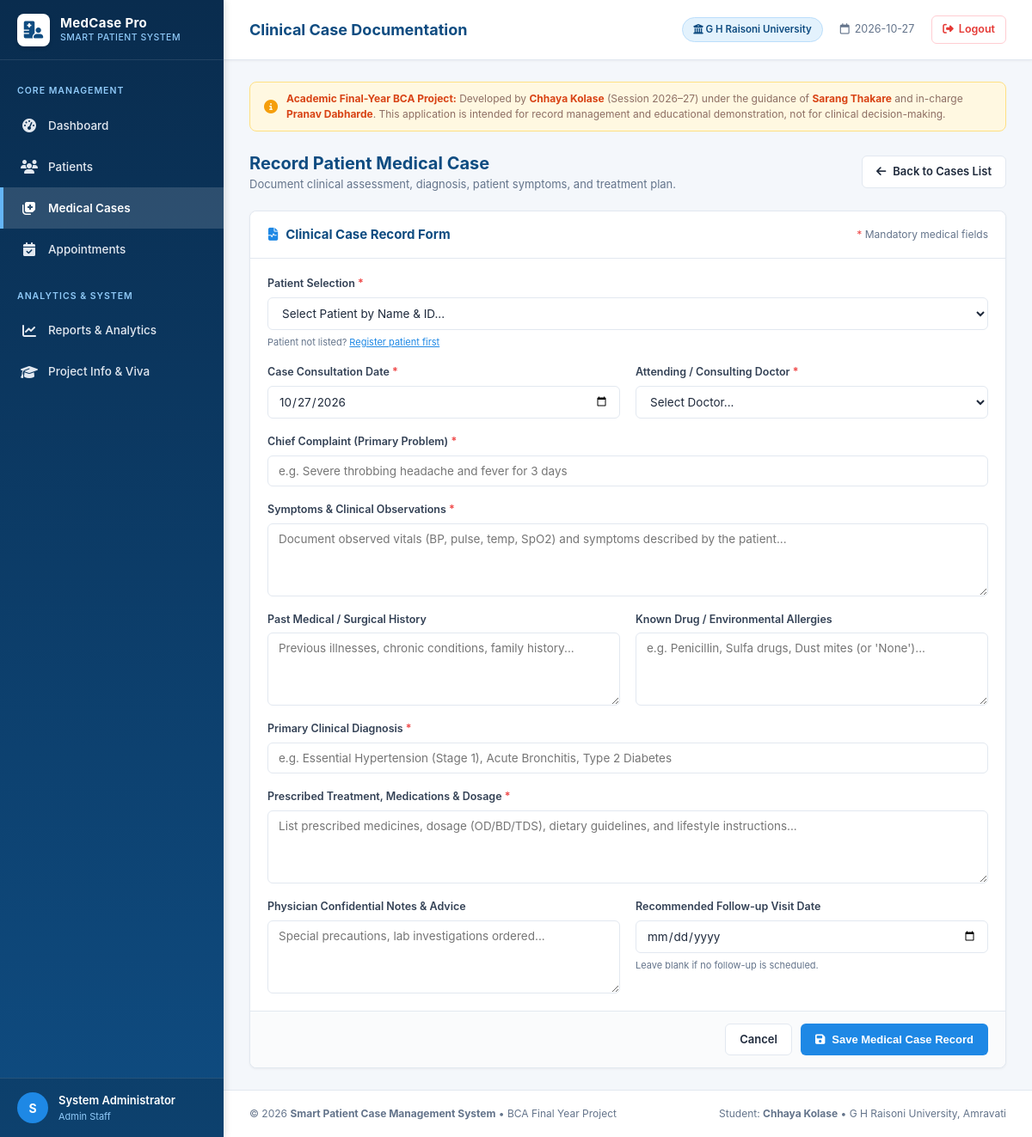
/cases/add (signed in), run on the app's committed database.
### tables this page shows
CREATE TABLE users (
    id INTEGER PRIMARY KEY AUTOINCREMENT,
    username TEXT UNIQUE NOT NULL,
    password_hash TEXT NOT NULL,
    full_name TEXT NOT NULL,
    role TEXT NOT NULL DEFAULT 'Staff',
    email TEXT,
    created_at TIMESTAMP DEFAULT CURRENT_TIMESTAMP
);

### app.py (the view, shortened to what this page needs)
@app.route("/cases/add", methods=["GET", "POST"])
@login_required
def add_case_view():
    selected_pid = request.args.get("patient_id", "").strip()
    patients_list = get_all_patients()
    doctors = get_available_doctors()
    return render_template(
        "add_case.html",
        patients=patients_list,
        doctors=doctors,
        selected_pid=selected_pid,
        form_data={},
        today_str=datetime.now().strftime("%Y-%m-%d"),
    )

### app.py (called while the page is built)
def login_required(f):
    @wraps(f)
    def decorated_function(*args, **kwargs):
        if "user_id" not in session:
            flash("Please sign in to access the Smart Patient Case Management System.", "warning")
            return redirect(url_for("login", next=request.url))
        return f(*args, **kwargs)
    return decorated_function

@app.context_processor
def inject_global_data():
    current_user = None
    if "user_id" in session:
        current_user = get_user_by_id(session["user_id"])
    return {
        "current_user": current_user,
        "current_year": datetime.now().year,
        "today_str": datetime.now().strftime("%Y-%m-%d"),
        "project_info": {
            "title": "Smart Patient Case Management System",
            "student_name": "Chhaya Kolase",
            "course": "BCA (Bachelor of Computer Applications)",
            "university": "G H Raisoni University, Amravati",
            "semester": "Semester V",
            "session": "2026–27",
            "guide": "Sarang Thakare",
            "incharge": "Pranav Dabharde",
        }
    }

### database.py (called while the page is built)
def get_db_connection():
    conn = sqlite3.connect(DB_PATH)
    conn.row_factory = sqlite3.Row
    conn.execute("PRAGMA foreign_keys = ON")
    return conn

def get_user_by_id(user_id):
    conn = get_db_connection()
    user = conn.execute(
        "SELECT * FROM users WHERE id = ?", (user_id,)
    ).fetchone()
    conn.close()
    return user

def get_all_patients(search_query=None):
    conn = get_db_connection()
    if search_query:
        pattern = f"%{search_query.strip()}%"
        patients = conn.execute(
            """
            SELECT * FROM patients
            WHERE patient_id LIKE ? OR name LIKE ? OR phone LIKE ?
            ORDER BY id DESC
            """,
            (pattern, pattern, pattern),
        ).fetchall()
    else:
        patients = conn.execute("SELECT * FROM patients ORDER BY id DESC").fetchall()
    conn.close()
    return patients

### templates/add_case.html (shortened to what this page needs)
{% extends "base.html" %}
{% block page_title %}Clinical Case Documentation{% endblock %}
{% block content %}
<div class="toolbar">
  <div>
    <h2 style="font-size: 20px; font-weight: 700; color: #0f4c81;">Record Patient Medical Case</h2>
    <p style="color: #64748b; font-size: 13px;">Document clinical assessment, diagnosis, patient symptoms, and treatment plan.</p>
  </div>
  <div>
    {% if selected_pid %}
    <a href="{{ url_for('patient_details', patient_id=selected_pid) }}" class="btn btn-secondary">
      <i class="fa-solid fa-arrow-left"></i> Return to Patient
    </a>
    {% else %}
    <a href="{{ url_for('medical_cases') }}" class="btn btn-secondary">
      <i class="fa-solid fa-arrow-left"></i> Back to Cases List
    </a>
    {% endif %}
  </div>
</div>
<div class="card" style="max-width: 900px; margin: 0 auto;">
  <div class="card-header">
    <div class="card-title">
      <i class="fa-solid fa-file-waveform" style="color: #1e88e5;"></i>
      <span>Clinical Case Record Form</span>
    </div>
    <span style="font-size: 12px; color: #64748b;"><span class="required" style="color: #ef4444;">*</span> Mandatory medical fields</span>
  </div>
  <form method="POST" action="{{ url_for('add_case_view') }}">
    <div class="card-body">
      <div class="form-grid">
        <div class="form-group form-group-full">
          <label for="patient_id">
            Patient Selection <span class="required" style="color: #ef4444;">*</span>
          </label>
          <select id="patient_id" name="patient_id" class="form-control" required>
            <option value="" disabled {% if not selected_pid %}selected{% endif %}>Select Patient by Name & ID...</option>
          </select>
          <small style="color: #64748b; font-size: 11px;">Patient not listed? <a href="{{ url_for('add_patient_view') }}" target="_blank" style="color: #1e88e5;">Register patient first</a></small>
        </div>
        <div class="form-group">
          <label for="case_date">
            Case Consultation Date <span class="required" style="color: #ef4444;">*</span>
          </label>
          <input
            type="date"
            id="case_date"
            name="case_date"
            class="form-control"
            value="{{ form_data.get('case_date', today_str) }}"
            required
          >
        </div>
        <div class="form-group">
          <label for="doctor_name">
            Attending / Consulting Doctor <span class="required" style="color: #ef4444;">*</span>
          </label>
          <select id="doctor_name" name="doctor_name" class="form-control" required>
            <option value="" disabled selected>Select Doctor...</option>
          </select>
        </div>
        <div class="form-group form-group-full">
          <label for="chief_complaint">
            Chief Complaint (Primary Problem) <span class="required" style="color: #ef4444;">*</span>
          </label>
          <input
            type="text"
            id="chief_complaint"
            name="chief_complaint"
            class="form-control"
            placeholder="e.g. Severe throbbing headache and fever for 3 days"
            value="{{ form_data.get('chief_complaint', '') }}"
            required
          >
        </div>
        <div class="form-group form-group-full">
          <label for="symptoms">
            Symptoms & Clinical Observations <span class="required" style="color: #ef4444;">*</span>
          </label>
          <textarea
            id="symptoms"
            name="symptoms"
            class="form-control"
            placeholder="Document observed vitals (BP, pulse, temp, SpO2) and symptoms described by the patient..."
            rows="3"
            required
          >{{ form_data.get('symptoms', '') }}</textarea>
        </div>
        <div class="form-group">
          <label for="medical_history">Past Medical / Surgical History</label>
          <textarea
            id="medical_history"
            name="medical_history"
            class="form-control"
            placeholder="Previous illnesses, chronic conditions, family history..."
            rows="2"
          >{{ form_data.get('medical_history', '') }}</textarea>
        </div>
        <div class="form-group">
          <label for="allergies">Known Drug / Environmental Allergies</label>
          <textarea
            id="allergies"
            name="allergies"
            class="form-control"
            placeholder="e.g. Penicillin, Sulfa drugs, Dust mites (or 'None')..."
            rows="2"
          >{{ form_data.get('allergies', '') }}</textarea>
        </div>
        <div class="form-group form-group-full">
          <label for="diagnosis">
            Primary Clinical Diagnosis <span class="required" style="color: #ef4444;">*</span>
          </label>
          <input
            type="text"
            id="diagnosis"
            name="diagnosis"
            class="form-control"
            placeholder="e.g. Essential Hypertension (Stage 1), Acute Bronchitis, Type 2 Diabetes"
            value="{{ form_data.get('diagnosis', '') }}"
            required
          >
        </div>
        <div class="form-group form-group-full">
          <label for="treatment">
            Prescribed Treatment, Medications & Dosage <span class="required" style="color: #ef4444;">*</span>
          </label>
          <textarea
            id="treatment"
            name="treatment"
            class="form-control"
            placeholder="List prescribed medicines, dosage (OD/BD/TDS), dietary guidelines, and lifestyle instructions..."
            rows="4"
            required
          >{{ form_data.get('treatment', '') }}</textarea>
        </div>
        <div class="form-group">
          <label for="doctor_notes">Physician Confidential Notes & Advice</label>
          <textarea
            id="doctor_notes"
            name="doctor_notes"
            class="form-control"
            placeholder="Special precautions, lab investigations ordered..."
            rows="2"
          >{{ form_data.get('doctor_notes', '') }}</textarea>
        </div>
        <div class="form-group">
          <label for="follow_up_date">Recommended Follow-up Visit Date</label>
          <input
            type="date"
            id="follow_up_date"
            name="follow_up_date"
            class="form-control"
            value="{{ form_data.get('follow_up_date', '') }}"
          >
          <small style="color: #64748b; font-size: 11px;">Leave blank if no follow-up is scheduled.</small>
        </div>
      </div>
    </div>
    <div class="card-footer">
      <a href="{{ url_for('medical_cases') }}" class="btn btn-secondary">Cancel</a>
      <button type="submit" class="btn btn-primary">
        <i class="fa-solid fa-floppy-disk"></i> Save Medical Case Record
      </button>
    </div>
  </form>
</div>
{% endblock %}

### templates/base.html (shortened to what this page needs)
<!DOCTYPE html>
<html lang="en">
<head>
  <link rel="stylesheet" href="{{ url_for('static', filename='css/style.css') }}">
  <link rel="stylesheet" href="https://cdnjs.cloudflare.com/ajax/libs/font-awesome/6.4.0/css/all.min.css" />
</head>
<body>
  <div class="app-container">
    <aside class="sidebar" id="sidebar">
      <div class="sidebar-header">
        <a href="{{ url_for('dashboard') }}" class="brand-logo">
          <div class="brand-icon"><i class="fa-solid fa-hospital-user"></i></div>
          <div>
            <div class="brand-title">MedCase Pro</div>
            <div class="brand-subtitle">Smart Patient System</div>
          </div>
        </a>
      </div>
      <nav class="sidebar-nav">
        <div class="nav-section-title">Core Management</div>
        <a href="{{ url_for('dashboard') }}" class="nav-item {% if request.endpoint == 'dashboard' %}active{% endif %}">
          <span class="nav-icon"><i class="fa-solid fa-gauge-high"></i></span>
          <span>Dashboard</span>
        </a>
        <a href="{{ url_for('patients') }}" class="nav-item {% if 'patient' in request.endpoint and request.endpoint != 'medical_cases' %}active{% endif %}">
          <span class="nav-icon"><i class="fa-solid fa-users"></i></span>
          <span>Patients</span>
        </a>
        <a href="{{ url_for('medical_cases') }}" class="nav-item {% if 'case' in request.endpoint %}active{% endif %}">
          <span class="nav-icon"><i class="fa-solid fa-notes-medical"></i></span>
          <span>Medical Cases</span>
        </a>
        <a href="{{ url_for('appointments') }}" class="nav-item {% if request.endpoint == 'appointments' %}active{% endif %}">
          <span class="nav-icon"><i class="fa-solid fa-calendar-check"></i></span>
          <span>Appointments</span>
        </a>
        <div class="nav-section-title" style="margin-top: 15px;">Analytics & System</div>
        <a href="{{ url_for('reports') }}" class="nav-item {% if request.endpoint == 'reports' %}active{% endif %}">
          <span class="nav-icon"><i class="fa-solid fa-chart-line"></i></span>
          <span>Reports & Analytics</span>
        </a>
        <a href="{{ url_for('about') }}" class="nav-item {% if request.endpoint == 'about' %}active{% endif %}">
          <span class="nav-icon"><i class="fa-solid fa-graduation-cap"></i></span>
          <span>Project Info & Viva</span>
        </a>
      </nav>
      {% if current_user %}
      <div class="sidebar-footer">
        <div class="user-badge">
          <div class="user-avatar">
            {{ current_user['full_name'][0]|upper }}
          </div>
          <div class="user-meta">
            <div class="user-name">{{ current_user['full_name'] }}</div>
            <div class="user-role">{{ current_user['role'] }} Staff</div>
          </div>
        </div>
      </div>
      {% endif %}
    </aside>
    <div class="main-wrapper">
      <header class="topbar">
        <div class="topbar-left">
          <div class="page-headline">
            {% block page_title %}Smart Patient Case Management System{% endblock %}
          </div>
        </div>
        <div class="topbar-right">
          <div class="academic-badge">
            <i class="fa-solid fa-university"></i> G H Raisoni University
          </div>
          <div class="header-date">
            <i class="fa-regular fa-calendar"></i>
            <span>{{ today_str }}</span>
          </div>
          {% if current_user %}
          <a href="{{ url_for('logout') }}" class="logout-link">
            <i class="fa-solid fa-right-from-bracket"></i> Logout
          </a>
          {% endif %}
        </div>
      </header>
      <main class="page-content">
        <div class="educational-banner no-print">
          <i class="fa-solid fa-circle-info" style="font-size: 16px; color: #f59e0b;"></i>
          <div>
            <strong>Academic Final-Year BCA Project:</strong> Developed by <strong>{{ project_info.student_name }}</strong> (Session {{ project_info.session }}) under the guidance of <strong>{{ project_info.guide }}</strong> and in-charge <strong>{{ project_info.incharge }}</strong>. This application is intended for record management and educational demonstration, not for clinical decision-making.
          </div>
        </div>
        {% block content %}{% endblock %}
      </main>
      <footer class="app-footer no-print">
        <div>
          &copy; {{ current_year }} <strong>Smart Patient Case Management System</strong> &bull; BCA Final Year Project
        </div>
        <div>
          Student: <strong>Chhaya Kolase</strong> &bull; G H Raisoni University, Amravati
        </div>
      </footer>
    </div>
  </div>
</body>
</html>

### data on the page
users: full_name "S", full_name "System Administrator", role "Admin"
users: student_name "Chhaya Kolase"

### other printed values
{{ project_info.session }} "2026–27"
{{ project_info.guide }} "Sarang Thakare"
{{ project_info.incharge }} "Pranav Dabharde"
